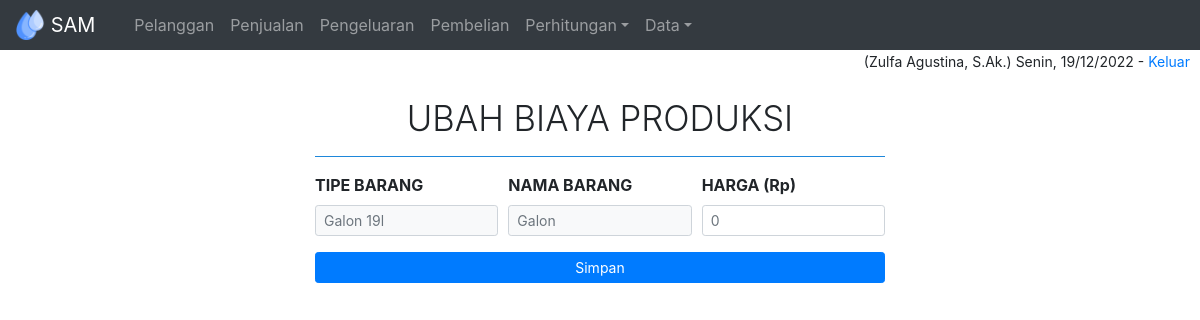
The app's page /php/proe.php?no=1 (signed in) with its own data.
### tables this page shows
CREATE TABLE IF NOT EXISTS `biaya` (
  `no` int(5) NOT NULL,
  `tipe` varchar(20) NOT NULL,
  `nama` varchar(20) NOT NULL,
  `harga` int(10) NOT NULL
);

### php/proe.php (the view, shortened to what this page needs)
<?php
include 'head.php';
include 'navbar.php';
$no = $_GET['no'];
$query = mysql_query("SELECT *FROM biaya WHERE no='$no'") or die ('Error!!'.mysql_error());
$row = mysql_fetch_array ($query);
?>
<main role="main" class="container col-md-6">
<h4 class="display-4 text-center" style="font-size: 26pt">UBAH BIAYA PRODUKSI</h4>
<hr />
<form method="post">
<div class="form-row">
  <div class="form-group col-md-4">
    <label for="txttipe"><b>TIPE BARANG</b></label>
    <input class="form-control form-control-sm" type="text" name="txttipe" placeholder="<?php echo $row['tipe'] ?>" disabled>
  </div>
  <div class="form-group col-md-4">
    <label for="txtnama"><b>NAMA BARANG</b></label>
    <input class="form-control form-control-sm" type="text" name="txtnama" placeholder="<?php echo $row['nama'] ?>" disabled>
  </div>
  <div class="form-group col-md-4">
    <label for="txtharga"><b>HARGA (Rp)</b></label>
    <input class="form-control form-control-sm" type="number" name="txtharga" placeholder="<?php echo $row['harga'] ?>" required>
  </div>
</div>
<button class="btn btn-sm btn-primary btn-block" type="submit" name="submit">Simpan</button>
</form>
</main>
    <?php
include 'foot.php';
?>

### css/sam.css (style rules this page uses)
html, body { height:100%; }
body { font-size: .875rem; }
hr { background-color: #2196f3; }
input[type=text]:disabled { background: #F8F9FA; }

### records on screen
biaya: txttipe "Galon 19l", txtnama "Galon", txtharga "0"

### other values on screen
$_SESSION['nama'] "Zulfa Agustina, S.Ak."
$hari "Senin"
$txttgl "19/12/2022"
